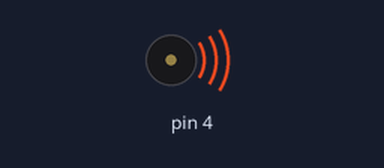
A sketch run on a simulated Arduino Uno, built with avr-gcc and run on an emulated ATmega328P. On the bench: buzzer (waves = sounding).

Above: at 5.2 s.
At 6.6 s:
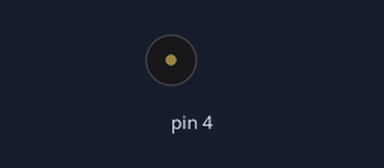
Timing chart, 0 to 8.1 s (numbered marks = the images above):
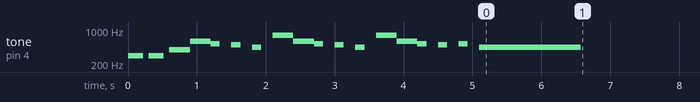

The sketch:

hahaha.ino
```cpp
/**
   @file hahaha.ino
   @a song named "Hahaha" programmed with Arduino
   @author Tom Chenlian Fu  , Yizhe Chang(yichang@g.hmc.edu)


   @version 0.1
   @date complete: 09-24 -2018
   @time used: 6 hr   min
*/

int frequency[18] = {294, 294, 392, 587, 523, 494, 440, 784, 587, 523, 494, 440, 784, 587, 523, 494, 523, 440};
int duration[18] = {220, 220, 970, 470, 135, 135, 135, 970, 470, 135, 135, 135, 970, 470, 135, 135, 135, 1470};
int pauseBetweenNotes = 300;


void setup() {
  // Here I set up the function to play the music
  for (int thisNote = 0; thisNote < 18; thisNote ++) {
    int duration_1 = duration[thisNote]; // This function sets the duration of each note to the time we want
    tone(4, frequency[thisNote], duration_1); // This function sets the tone so that it gets the right output
    delay(pauseBetweenNotes); //delay for the time we want after each note

  }
}
void loop() {
  // put your main code here, to run repeatedly:

}
```

Measured:
- by itself, tone on pin 4: plays 294 Hz for 0.22 s, 294 Hz for 0.22 s, 392 Hz for 0.30 s, 587 Hz for 0.30 s, 523 Hz for 0.14 s, 494 Hz for 0.14 s … (18 notes in this stretch)
